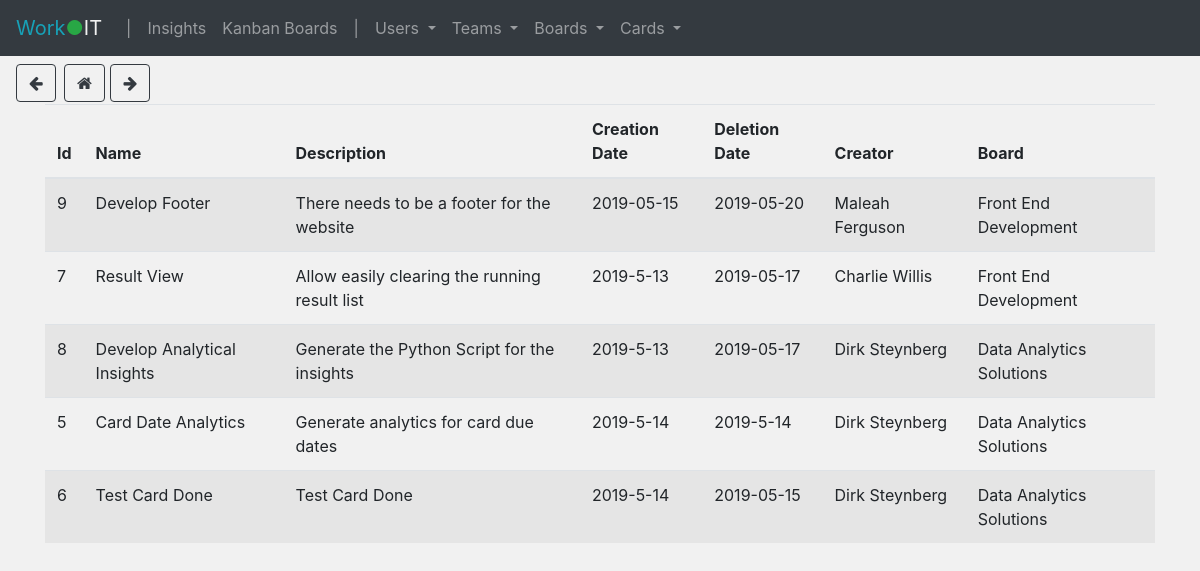
Page /card_archive on the committed database.
### tables this page shows
CREATE TABLE card_archive(id INTEGER PRIMARY KEY AUTOINCREMENT,name TEXT,description TEXT,creation_date TEXT,closed_date TEXT,creator TEXT,board TEXT);

### app.py (the view)
@app.route('/card_archive')
def card_archive():
    get_daily_card_count()
    card_arch = get_archive()
    return render_template('card_archive.html', card_arch=card_arch)

### scripts.py (called while the page is built)
def get_archive():
    con_cards = sqlite3.connect("database.db")
    con_cards.row_factory = sqlite3.Row
    cur = con_cards.cursor()
    cur.execute("SELECT * FROM card_archive ORDER BY creation_date")
    card_arch = cur.fetchall()
    con_cards.close()
    return card_arch

def get_daily_card_count():
    con_cards = sqlite3.connect("database.db")
    con_cards.row_factory = sqlite3.Row
    cur = con_cards.cursor()
    cur.execute("SELECT * FROM card_count")
    card_count = cur.fetchall()
    con_cards.close()
    return card_count

### templates/card_archive.html (shortened to what this page needs)
{% extends "base.html" %}
{% block head %}
    {{ super() }}
{% endblock %}
{% block content %}
    <div class="mt-5 mb-5">
        <table class="table table-striped">
            <thead>
            <tr>
                <th>Id</th>
                <th>Name</th>
                <th>Description</th>
                <th>Creation Date</th>
                <th>Deletion Date</th>
                <th>Creator</th>
                <th>Board</th>
            </tr>
            </thead>
            <tbody>
            {% for card in card_arch %}
                <tr>
                    <td>{{ card['id'] }}</td>
                    <td>{{ card['name'] }}</td>
                    <td>{{ card['description'] }}</td>
                    <td>{{ card['creation_date'] }}</td>
                    <td>{{ card['closed_date'] }}</td>
                    <td>{{ card['creator'] }}</td>
                    <td>{{ card['board'] }}</td>
                </tr>
            {% endfor %}
            </tbody>
        </table>
    </div>
{% endblock %}

### static/insights.css (style rules this page uses)
body { opacity: 1; transition: 0.7s opacity; background-color: #f1f1f1; }

### rows in the picture
card_archive: id "9", name "Develop Footer", description "There needs to be a footer for the website", creation_date "2019-05-15", closed_date "2019-05-20", creator "Maleah Ferguson", board "Front End Development"
card_archive: id "7", name "Result View", description "Allow easily clearing the running result list", creation_date "2019-5-13", closed_date "2019-05-17", creator "Charlie Willis", board "Front End Development"
card_archive: id "8", name "Develop Analytical Insights", description "Generate the Python Script for the insights", creation_date "2019-5-13", closed_date "2019-05-17", creator "Dirk Steynberg", board "Data Analytics Solutions"
card_archive: id "5", name "Card Date Analytics", description "Generate analytics for card due dates", creation_date "2019-5-14", closed_date "2019-5-14", creator "Dirk Steynberg", board "Data Analytics Solutions"
card_archive: id "6", name "Test Card Done", description "Test Card Done", creation_date "2019-5-14", closed_date "2019-05-15", creator "Dirk Steynberg", board "Data Analytics Solutions"
